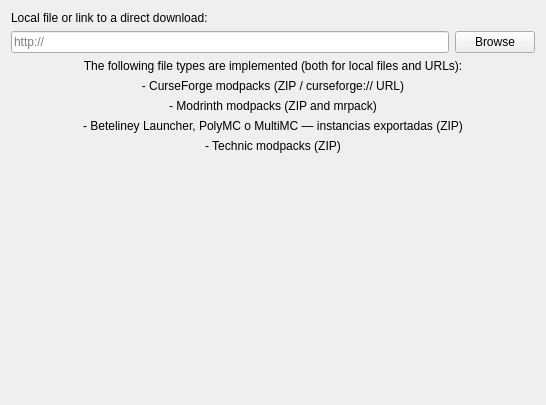
<?xml version="1.0" encoding="UTF-8"?>
<ui version="4.0">
 <class>ImportPage</class>
 <widget class="QWidget" name="ImportPage">
  <property name="geometry">
   <rect>
    <x>0</x>
    <y>0</y>
    <width>546</width>
    <height>405</height>
   </rect>
  </property>
  <layout class="QGridLayout" name="gridLayout">
   <item row="2" column="0">
    <widget class="QLineEdit" name="modpackEdit">
     <property name="placeholderText">
      <string notr="true">http://</string>
     </property>
    </widget>
   </item>
   <item row="2" column="1">
    <widget class="QPushButton" name="modpackBtn">
     <property name="text">
      <string>Browse</string>
     </property>
    </widget>
   </item>
   <item row="3" column="0" rowspan="2" colspan="2">
    <layout class="QVBoxLayout" name="verticalLayout">
     <item>
      <widget class="QLabel" name="label">
       <property name="text">
        <string>The following file types are implemented (both for local files and URLs):</string>
       </property>
       <property name="alignment">
        <set>Qt::AlignCenter</set>
       </property>
      </widget>
     </item>
     <item>
      <widget class="QLabel" name="label_5">
       <property name="text">
        <string>- CurseForge modpacks (ZIP / curseforge:// URL)</string>
       </property>
       <property name="alignment">
        <set>Qt::AlignCenter</set>
       </property>
      </widget>
     </item>
     <item>
      <widget class="QLabel" name="label_3">
       <property name="text">
        <string>- Modrinth modpacks (ZIP and mrpack)</string>
       </property>
       <property name="alignment">
        <set>Qt::AlignCenter</set>
       </property>
      </widget>
     </item>
     <item>
      <widget class="QLabel" name="label_2">
       <property name="text">
        <string>- Beteliney Launcher, PolyMC o MultiMC — instancias exportadas (ZIP)</string>
       </property>
       <property name="alignment">
        <set>Qt::AlignCenter</set>
       </property>
      </widget>
     </item>
     <item>
      <widget class="QLabel" name="label_4">
       <property name="text">
        <string>- Technic modpacks (ZIP)</string>
       </property>
       <property name="alignment">
        <set>Qt::AlignCenter</set>
       </property>
      </widget>
     </item>
    </layout>
   </item>
   <item row="5" column="0" colspan="2">
    <spacer name="verticalSpacer">
     <property name="orientation">
      <enum>Qt::Vertical</enum>
     </property>
     <property name="sizeHint" stdset="0">
      <size>
       <width>20</width>
       <height>40</height>
      </size>
     </property>
    </spacer>
   </item>
   <item row="0" column="0" colspan="2">
    <widget class="QLabel" name="modpackLabel">
     <property name="text">
      <string>Local file or link to a direct download:</string>
     </property>
    </widget>
   </item>
  </layout>
 </widget>
 <resources/>
 <connections/>
</ui>
